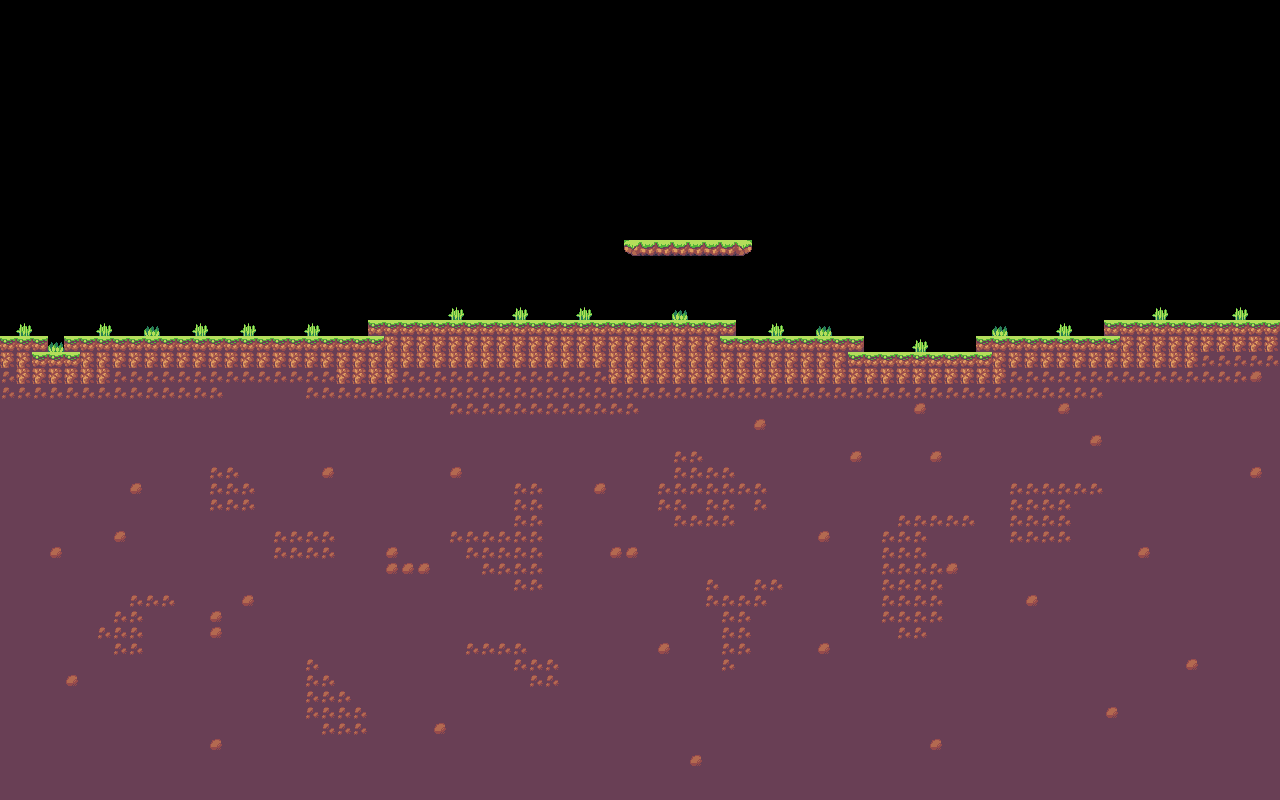

Rendered tile map (Tiled .tmx) drawn with the repository's tilesets; below, a short description and the map source with its tile grids summarised:
An orthogonal 80x50 tile map with 16x16 px tiles, 2 tile layers (bG, Collision).

<map version="1.10" tiledversion="1.10.1" orientation="orthogonal" renderorder="left-up" width="80" height="50" tilewidth="16" tileheight="16" infinite="0" nextlayerid="6" nextobjectid="1">
 <editorsettings>
  <export target="spawn.json" format="json" />
 </editorsettings>
 <tileset firstgid="1" source="base.tsx" />
 <layer id="5" name="bG" width="80" height="50">
  <data>[4000 cells, 2178 non-empty, 8 distinct tile ids]</data>
 </layer>
 <layer id="4" name="Collision" width="80" height="50">
  <data>[4000 cells, 2346 non-empty, 3 distinct tile ids]</data>
 </layer>
</map>
